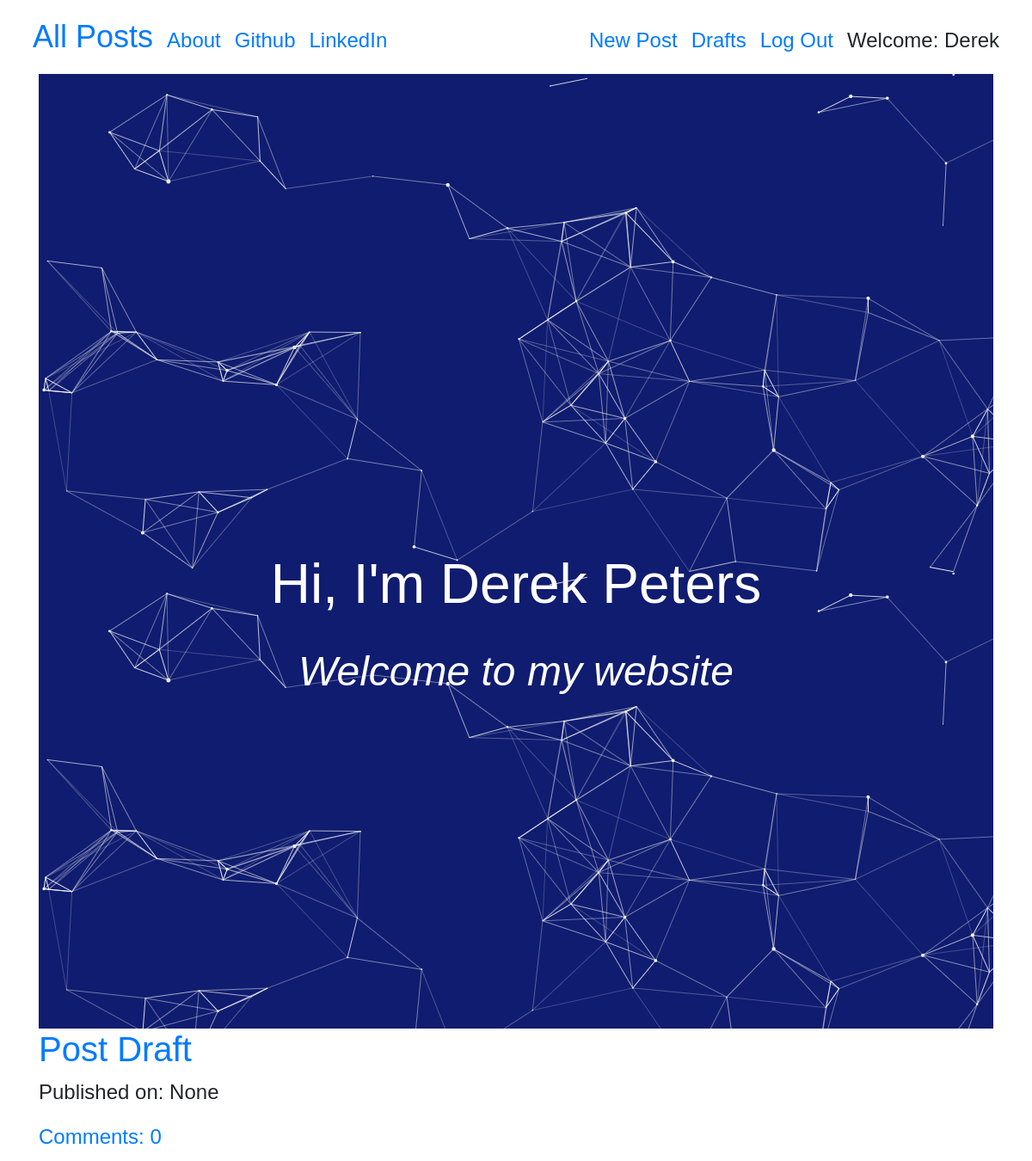
Page /drafts/ (signed in) on the committed database.
### blog/models.py (models this page shows, shortened)
class Post(models.Model):
    author = models.ForeignKey('auth.User', on_delete=models.CASCADE)
    title = models.CharField(max_length=200)
    text = models.CharField(max_length=20000)
    create_date = models.DateTimeField(default=timezone.now)
    published_date = models.DateTimeField(blank=True,null=True)
    def approve_comments(self):
        return self.comments.filter(approved_comment=True)

### blog/views.py (the view)
# urls.py: path('drafts/',views.DraftListView.as_view(),name='post_draft_list'),
class DraftListView(LoginRequiredMixin,ListView):
    login_url = '/login/'
    redirect_field_name = 'blog/post_draft_list.html'
    model = Post
    def get_queryset(self):
        return Post.objects.filter(published_date__isnull=True).order_by('create_date')

### blog/templates/blog/post_list.html
{% extends "blog/base.html" %}
{% block content %}
<div class="container">
  <div class="row">
    <div class="col name-header">
      <h1 class="techfont main-header text-center">Hi, I'm Derek Peters</h1>
      <br>
      <h2 class= "techfont sub-header text-center">Welcome to my website</h2>
    </div>
  </div>
</div>
<div class="centerstage">
  {% for post in post_list %}
  <div class="post techfont">
    <h1><a href="{% url 'post_detail' pk=post.pk %}">{{ post.title }}</a></h1>
    <div class="date">
      <p>Published on: {{post.published_date}}</p>
    </div>
    <a href="{% url 'post_detail' pk=post.pk %}">Comments: {{post.approve_comments.count}}</a>
  </div>
  {% endfor %}
</div>
{% endblock %}

### blog/templates/blog/base.html (shortened to what this page needs)
<!DOCTYPE html>
{% load static %}
<html lang="en" dir="ltr">
  <head>
    <link rel="stylesheet" href="https://stackpath.bootstrapcdn.com/bootstrap/4.4.1/css/bootstrap.min.css">
    <link href="https://stackpath.bootstrapcdn.com/font-awesome/4.7.0/css/font-awesome.min.css" rel="stylesheet">
    <link rel="stylesheet" href="{% static 'css/blog.css' %}">
  </head>
  <body>
    <div class="row">
    <div class="col-md-12">
    <nav class="navbar navbar-expand fixed-top techfont custom-navbar nav-header">
      <div class="container d-flex align-items-baseline">
        <ul class="nav navbar-nav d-flex align-items-baseline">
          <li><a class='nav-link bigbrand' href="{% url 'post_list' %}">All Posts</a></li>
          <li><a class="nav-link" href="{% url 'about_test' %}">About</a></li>
          <li><a class="nav-link" href="https://www.github.com/dwpeters521">Github</a></li>
          <li><a class="nav-link" href="https://www.linkedin.com/in/derek-peters-b0675344/">LinkedIn</a></li>
        </ul>
        <ul class="nav navbar-nav navbar-right d-flex align-items-baseline">
        {% if user.is_authenticated %}
          <li><a class="nav-link" href="{% url 'post_new' %}">New Post</a></li>
          <li><a class="nav-link" href="{% url 'post_draft_list' %}">Drafts</a></li>
          <li><a class="nav-link" href="{% url 'logout' %}">Log Out</a></li>
          <li><a class="nav-link" >Welcome: {{user.username}}</a></li>
        {% else %}
          <li><a class="nav navbar-right" href="{% url 'login' %}"><span class='fa fa-user'></span>
          </a></li>
        {% endif %}
      </ul>
      </div>
    </nav>
    </div>
    </div>
    <div class="content container">
      <div class="row">
        <div class="col-md-12">
          <div class="blog_posts">
            {% block content %}
            {% endblock %}
          </div>
        </div>
      </div>
    </div>
  </body>
</html>

### blog/static/css/blog.css (style rules this page uses)
body { padding-top: 86px; }
.techfont { font-family: 'Playfair Display', sans-serif; font-size: 1.5em; margin-bottom: 10px; }
.main-header { font-size: 4em; text-align: center; }
.sub-header { font-size: 3em; text-align: center; font-style: italic; }
.centerstage { margin-left: auto; margin-right: auto; }
.bigbrand { font-size: 1.5em; }
.name-header { height: 400px; background: url("media/cool-background.png"); padding-top: 50%; padding-bottom: 50%; color: white; width: 100%; }
.nav-header { background: white; }

### rows in the picture
Post: title "Post Draft", published_date "None", approve_comments.count "0"

### other values in the picture
{{ user.username }} "Derek"
